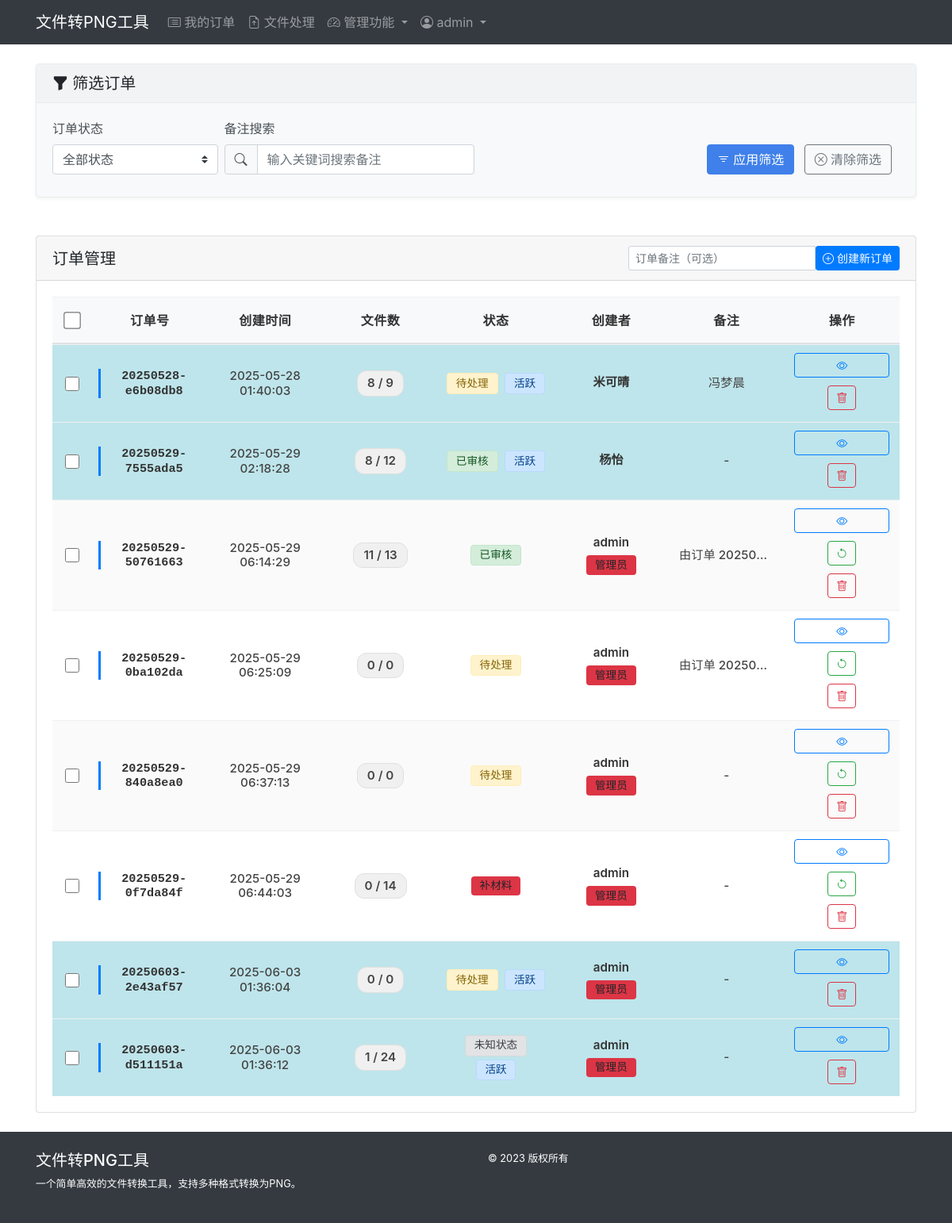
Screenshot of /orders/list (signed in) with the database file from the repository.
### 2025-05-14-16.25/src/models/models.py (models this page shows, shortened)
class AdminUser(db.Model):
    __tablename__ = 'admin_user'  # 显式指定表名
    id = db.Column(db.Integer, primary_key=True)
    username = db.Column(db.String(50), unique=True, nullable=False)
    password_hash = db.Column(db.String(128), nullable=False)
    is_admin = db.Column(db.Boolean, default=False)  # 默认为普通用户
    email = db.Column(db.String(100), nullable=True)
    full_name = db.Column(db.String(100), nullable=True)
    created_at = db.Column(db.DateTime, default=datetime.datetime.utcnow)
    last_login = db.Column(db.DateTime, nullable=True)
    is_active = db.Column(db.Boolean, default=True)  # 账户是否激活

class Order(db.Model):
    __tablename__ = 'orders'  # 显式指定表名，避免使用SQL保留字'order'
    id = db.Column(db.Integer, primary_key=True)
    order_number = db.Column(db.String(32), unique=True, nullable=False)
    created_at = db.Column(db.DateTime, default=datetime.datetime.utcnow)
    updated_at = db.Column(db.DateTime, default=datetime.datetime.utcnow, onupdate=datetime.datetime.utcnow)
    is_active = db.Column(db.Boolean, default=True)  # 保留此字段以兼容现有代码
    STATUS_PENDING = 'pending'      # 待处理
    STATUS_MATERIAL = 'material'    # 补材料
    STATUS_REVIEWED = 'reviewed'    # 已审核
    STATUS_ACTIVE = 'active'        # 活跃
    STATUS_ARCHIVED = 'archived'    # 归档
    status = db.Column(db.String(20), default=STATUS_PENDING)  # 默认为待处理状态
    note = db.Column(db.Text, nullable=True)
    is_merged = db.Column(db.Boolean, default=False)  # 是否为合并订单
    merged_from = db.Column(db.Text, nullable=True)   # 存储源订单号，以逗号分隔
    user_id = db.Column(db.Integer, db.ForeignKey('admin_user.id'), nullable=True)
    user = db.relationship('AdminUser', backref='orders')
    email_id = db.Column(db.Integer, db.ForeignKey('emails.id'), nullable=True)
    files = db.relationship('UploadedFile', backref='order', lazy=True, cascade="all, delete-orphan")
    conversions = db.relationship('ConvertedFile', backref='order', lazy=True, cascade="all, delete-orphan")
    @property
    def status_display(self):
        status_map = {
            self.STATUS_PENDING: '待处理',
            self.STATUS_MATERIAL: '补材料',
            self.STATUS_REVIEWED: '已审核',
            self.STATUS_ACTIVE: '活跃',
            self.STATUS_ARCHIVED: '归档'
        }
        return status_map.get(self.status, '未知状态')

### 2025-05-14-16.25/src/api/order_routes.py (the view)
@orders_bp.route('/list')
@login_required
def order_list():
    orders = OrderService.get_all_orders()
    return render_template('orders/index.html', orders=orders)

### 2025-05-14-16.25/templates/orders/index.html (shortened to what this page needs)
{% extends "base.html" %}
{% block content %}
<div class="row">
    <div class="col-md-12 mb-4">
        <div class="card filter-card">
            <div class="card-header d-flex justify-content-between align-items-center">
                <h5 class="mb-0"><i class="bi bi-funnel-fill me-1"></i> 筛选订单</h5>
            </div>
            <div class="card-body">
                <div class="row">
                    <div class="col-12">
                        <form method="get" id="filter-form" class="d-flex flex-wrap align-items-end">
                            <div class="form-group mr-2 mb-2">
                                <label for="status" class="form-label">订单状态</label>
                                <select name="status" id="status" class="custom-select">
                                    <option value="">全部状态</option>
                                </select>
                            </div>
                            <div class="form-group mr-2 mb-2">
                                <label for="note_search" class="form-label">备注搜索</label>
                                <div class="input-group">
                                    <div class="input-group-prepend">
                                        <span class="input-group-text"><i class="bi bi-search"></i></span>
                                    </div>
                                    <input type="text" class="form-control" id="note_search" name="note_search" placeholder="输入关键词搜索备注" value="{{ request.args.get('note_search', '') }}">
                                </div>
                            </div>
                            <div class="form-group mb-2 ml-auto">
                                <button type="submit" class="btn btn-primary mr-2">
                                    <i class="bi bi-filter"></i> 应用筛选
                                </button>
                                <a href="{{ url_for('orders.index') }}" class="btn btn-outline-secondary">
                                    <i class="bi bi-x-circle"></i> 清除筛选
                                </a>
                            </div>
                        </form>
                    </div>
                </div>
            </div>
        </div>
    </div>
    <div class="col-md-12">
        <div class="card">
            <div class="card-header d-flex justify-content-between align-items-center">
                <h5 class="mb-0">订单管理</h5>
                <div class="d-flex">
                    <form action="{{ url_for('orders.create_order') }}" method="post" class="d-inline">
                        <div class="input-group">
                            <input type="text" name="note" class="form-control form-control-sm" placeholder="订单备注（可选）">
                            <button type="submit" class="btn btn-sm btn-primary">
                                <i class="bi bi-plus-circle"></i> 创建新订单
                            </button>
                        </div>
                    </form>
                </div>
            </div>
            <div class="card-body">
                {% if orders %}
                <div class="table-responsive">
                    <table class="table table-hover table-striped table-align-middle">
                        <thead>
                            <tr>
                                <th class="text-center">
                                    <div class="form-check">
                                        <input class="form-check-input" type="checkbox" id="select-all-orders">
                                    </div>
                                </th>
                                <th class="text-center">订单号</th>
                                <th class="text-center">创建时间</th>
                                <th class="text-center">文件数</th>
                                <th class="text-center">状态</th>
                                <th class="text-center">创建者</th>
                                <th class="text-center">备注</th>
                                <th class="text-center">操作</th>
                            </tr>
                        </thead>
                        <tbody>
                            {% for order in orders %}
                            <tr class="{{ 'table-info' if order.is_active else '' }}">
                                <td class="align-middle text-center">
                                    <div class="form-check">
                                        <input class="form-check-input order-checkbox" type="checkbox" value="{{ order.order_number }}" data-order-id="{{ order.id }}">
                                    </div>
                                </td>
                                <td class="align-middle text-center">
                                    <span class="order-number">{{ order.order_number }}</span>
                                </td>
                                <td class="align-middle text-center">
                                    <span class="timestamp order-created-at">{{ order.created_at.strftime('%Y-%m-%d %H:%M:%S') }}</span>
                                </td>
                                <td class="align-middle text-center">
                                    <span class="file-count">{{ order.files|length }} / {{ order.conversions|length }}</span>
                                </td>
                                <td class="align-middle text-center">
                                    {% if order.status == order.STATUS_PENDING %}
                                    <span class="badge bg-warning">{{ order.status_display }}</span>
                                    {% elif order.status == order.STATUS_MATERIAL %}
                                    <span class="badge bg-danger">{{ order.status_display }}</span>
                                    {% elif order.status == order.STATUS_REVIEWED %}
                                    <span class="badge bg-success">{{ order.status_display }}</span>
                                    {% else %}
                                    <span class="badge bg-secondary">{{ order.status_display }}</span>
                                    {% endif %}
                                    {% if order.is_active %}
                                    <span class="badge bg-primary ms-1">活跃</span>
                                    {% endif %}
                                </td>
                                <td class="align-middle text-center">
                                    {% if order.user %}
                                    <span class="username">{{ order.user.username }}</span>
                                    {% if order.user.is_admin %}
                                    <span class="badge bg-danger">管理员</span>
                                    {% endif %}
                                    {% else %}
                                    <span class="text-muted">-</span>
                                    {% endif %}
                                </td>
                                <td class="align-middle text-center">
                                    <div class="note-container">
                                        <span class="note-text" title="{{ order.note }}">{{ order.note or '-' }}</span>
                                    </div>
                                </td>
                                <td class="align-middle text-center">
                                    <div class="action-buttons">
                                        <a href="{{ url_for('orders.order_detail', order_id=order.id) }}" class="btn btn-outline-primary">
                                            <i class="bi bi-eye"></i> <span>查看</span>
                                        </a>
                                        {% if not order.is_active %}
                                        <form action="{{ url_for('orders.activate_order', order_id=order.id) }}" method="post" class="d-inline">
                                            <button type="submit" class="btn btn-outline-success" onclick="return confirm('确定要回滚到此订单吗？这将恢复该订单的所有文件并替换当前工作环境！');">
                                                <i class="bi bi-arrow-counterclockwise"></i> <span>回滚</span>
                                            </button>
                                        </form>
                                        {% endif %}
                                        {% if session.get('admin_id') %}
                                        <form action="{{ url_for('orders.batch_delete_orders') }}" method="post" class="d-inline">
                                            <button type="submit" class="btn btn-outline-danger" onclick="return confirm('确定要删除此订单吗？此操作不可恢复！');">
                                                <i class="bi bi-trash"></i> <span>删除</span>
                                            </button>
                                        </form>
                                        {% endif %}
                                    </div>
                                </td>
                            </tr>
                            {% endfor %}
                        </tbody>
                    </table>
                </div>
                {% else %}
                <div class="alert alert-info">
                    <p class="mb-0">暂无订单记录。点击上方按钮创建新订单。</p>
                </div>
                {% endif %}
            </div>
        </div>
    </div>
</div>
{% endblock %}

### 2025-05-14-16.25/templates/base.html (shortened to what this page needs)
<!DOCTYPE html>
<html lang="zh-CN">
<head>
    <link rel="stylesheet" href="https://cdn.jsdelivr.net/npm/bootstrap@4.6.0/dist/css/bootstrap.min.css">
    <link rel="stylesheet" href="https://cdn.jsdelivr.net/npm/bootstrap-icons@1.10.0/font/bootstrap-icons.css">
    <link rel="stylesheet" href="{{ url_for('static', filename='style.css') }}">
</head>
<body>
    <nav class="navbar navbar-expand-lg navbar-dark bg-dark">
        <div class="container">
            <a class="navbar-brand" href="{{ url_for('main.index') }}">文件转PNG工具</a>
            <div class="collapse navbar-collapse" id="navbarSupportedContent">
                <ul class="navbar-nav me-auto mb-2 mb-lg-0">
                    {% if session.get('admin_id') %}
                    <li class="nav-item">
                        <a class="nav-link {% if request.path == '/orders/' %}active{% endif %}" href="{{ url_for('orders.index') }}">
                            <i class="bi bi-card-list"></i> 我的订单
                        </a>
                    </li>
                    {% set current_user_id = session.get('admin_id') %}
                    {% set active_order = get_active_order(current_user_id) %}
                    <li class="nav-item">
                        {% if active_order %}
                        <a class="nav-link {% if request.path == '/' %}active{% endif %}" href="{{ url_for('main.index') }}">
                            <i class="bi bi-file-earmark-arrow-up"></i> 文件处理
                        </a>
                        {% else %}
                        <a class="nav-link disabled" href="#" tabindex="-1" aria-disabled="true">
                            <i class="bi bi-file-earmark-arrow-up"></i> 文件处理 <small>(请先激活订单)</small>
                        </a>
                        {% endif %}
                    </li>
                    {% if session.get('admin_id') and get_current_user() and get_current_user().is_admin %}
                    <li class="nav-item dropdown">
                        <a class="nav-link dropdown-toggle {% if request.path.startswith('/admin') %}active{% endif %}" href="#" id="adminDropdown" role="button" data-toggle="dropdown" aria-expanded="false">
                            <i class="bi bi-speedometer2"></i> 管理功能
                        </a>
                    </li>
                    {% endif %}
                    {% endif %}
                </ul>
                <ul class="navbar-nav">
                    {% if session.get('admin_id') %}
                    <li class="nav-item dropdown">
                        <a class="nav-link dropdown-toggle" href="#" id="userDropdown" role="button" data-toggle="dropdown" aria-expanded="false">
                            <i class="bi bi-person-circle"></i>
                            {{ session.get('admin_username', '用户') }}
                        </a>
                    </li>
                    {% else %}
                    <li class="nav-item">
                        <a class="nav-link" href="{{ url_for('admin.login') }}">
                            <i class="bi bi-box-arrow-in-right"></i> 登录
                        </a>
                    </li>
                    {% endif %}
                </ul>
            </div>
        </div>
    </nav>
    <div class="container my-4">
        {% block content %}{% endblock %}
    </div>
    <footer class="bg-dark text-white py-4 mt-4">
        <div class="container">
            <div class="row">
                <div class="col-md-6">
                    <h5>文件转PNG工具</h5>
                    <p class="small">一个简单高效的文件转换工具，支持多种格式转换为PNG。</p>
                </div>
                <div class="col-md-6 text-md-end">
                    <p class="small mb-0">&copy; 2023 版权所有</p>
                </div>
            </div>
        </div>
    </footer>
</body>
</html>

### rows the page displays
AdminUser: get "admin"
Order: order_number "20250528-e6b08db8", created_at "2025-05-28 01:40:03", files|length "8", conversions|length "9", status_display "待处理", is_active "活跃", user.username "米可晴", note "冯梦晨"
Order: order_number "20250529-7555ada5", created_at "2025-05-29 02:18:28", files|length "8", conversions|length "12", status_display "已审核", is_active "活跃", user.username "杨怡", note "-"
Order: order_number "20250529-50761663", created_at "2025-05-29 06:14:29", files|length "11", conversions|length "13", status_display "已审核", user.username "admin", shows "管理员", note "由订单 20250…"
Order: order_number "20250529-0ba102da", created_at "2025-05-29 06:25:09", files|length "0", conversions|length "0", status_display "待处理", user.username "admin", shows "管理员", note "由订单 20250…"
Order: order_number "20250529-840a8ea0", created_at "2025-05-29 06:37:13", files|length "0", conversions|length "0", status_display "待处理", user.username "admin", shows "管理员", note "-"
Order: order_number "20250529-0f7da84f", created_at "2025-05-29 06:44:03", files|length "0", conversions|length "14", status_display "补材料", user.username "admin", shows "管理员", note "-"
Order: order_number "20250603-2e43af57", created_at "2025-06-03 01:36:04", files|length "0", conversions|length "0", status_display "待处理", is_active "活跃", user.username "admin", shows "管理员", note "-"
Order: order_number "20250603-d511151a", created_at "2025-06-03 01:36:12", files|length "1", conversions|length "24", status_display "未知状态", is_active "活跃", user.username "admin", shows "管理员", note "-"
